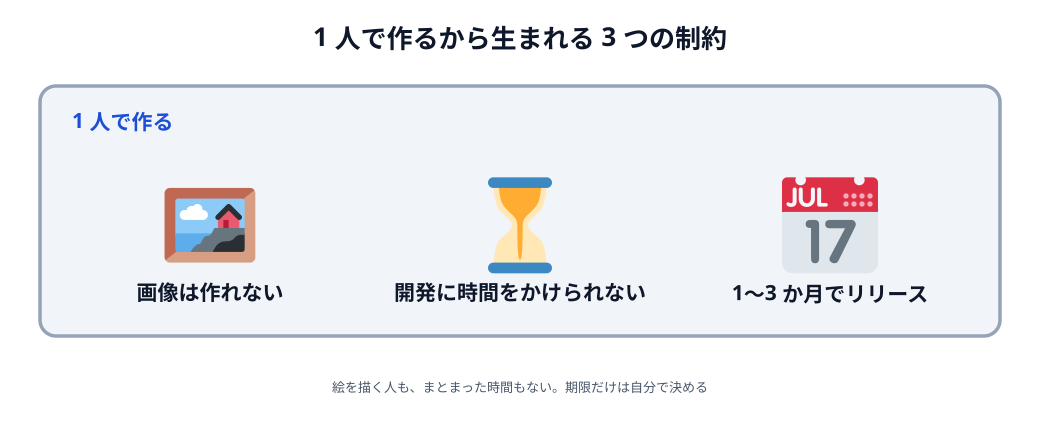

The script that saved this image:
# 02-constraints.svg
# スキーマ: CONTAINER + BLOCKAGE（1 人で作るという枠が、3 つの制約を生む）
# 技術的な制約ではなく「自分の手持ちから来る制約」であることを見せる

import sys

sys.path.insert(0, "/Users/seekseep/.claude/skills/genfig")
from genfig import Canvas, PALETTE

c = Canvas(1040, 430)
c.text(520, 46, "1 人で作るから生まれる 3 つの制約", scale="xl")

c.sticky(40, 86, 960, 250, color="gray")
c.text(72, 128, "1 人で作る", scale="lg", align="left",
       fill=PALETTE["blue"]["text"])

c.node(210, 240, "画像は作れない", emoji_cp="1f5bc", w=230, h=104)  # 🖼️
c.node(520, 240, "開発に時間をかけられない", emoji_cp="23f3", w=260, h=104)  # ⏳
c.node(830, 240, "1〜3 か月でリリース", emoji_cp="1f4c5", w=230, h=104)  # 📅

c.text(520, 392, "絵を描く人も、まとまった時間もない。期限だけは自分で決める",
       scale="sm")

c.save("02-constraints.svg")
